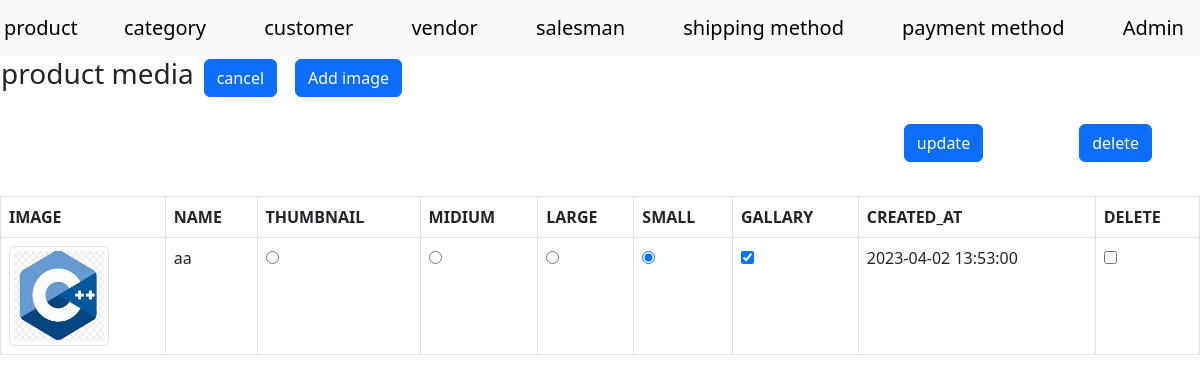
Screenshot of /index.php?a=grid&c=product_media&product_id=2264 with the database file from the repository.
### tables this page shows
CREATE TABLE `media` (
  `media_id` int(11) NOT NULL,
  `filename` varchar(255) NOT NULL,
  `created_at` datetime NOT NULL DEFAULT current_timestamp(),
  `updated_at` timestamp NULL DEFAULT NULL,
  `img` varchar(255) NOT NULL,
  `thumbnail` tinyint(4) DEFAULT 0,
  `base` tinyint(4) DEFAULT 0,
  `midium` tinyint(4) DEFAULT 0,
  `large` tinyint(4) DEFAULT 0,
  `small` tinyint(4) DEFAULT 0,
  `gallary` tinyint(4) DEFAULT 0,
  `product_id` int(11) NOT NULL
);

### Model/Core/View.php (called while the page is built, shortened)
<?php
class Model_Core_View
{
	protected $templete = null;
	protected $data = [];
	public function render()
	{
		require_once "View".DS.$this->getTemplete();
	}
    public function getTemplete()
    {
        return $this->templete;
    }
    public function setTemplete($templete)
    {
        $this->templete = $templete;
        return $this;
    }
    public function getData($key = null)
    {
        if(array_key_exists($key, $this->data))
        {
            return $this->data[$key];
        }
        return null;
    }
    public function setData($value)
    {
        $this->data = $value;
        return $this;
    }
    public function getModelUrl()
    {
        return Ccc::getModel('Core_url');
    }
}
 ?>

### Controller/Core/Action.php (called while the page is built, shortened)
<?php
class Controller_Core_Action
{
	protected $view = null;
	public function render()
	{
		$this->getView()->render();
	}
      public function getView()
    {
    	if ($this->view)
    	{
        return $this->view;
    	}
    	$view = Ccc::getModel('Core_View');
    	return $view;
    }
    public function setView($view)
    {
        $this->view = $view;
        return $this;
    }
}
?>

### Controller/Product/Media.php (called while the page is built, shortened)
<?php
class Controller_Product_Media extends Controller_Core_Action
{
	function gridAction()
	{
		$request = $this->getRequest();
		$productId=(int)$request->getParam('product_id');
		$sql ="SELECT * FROM `media` WHERE `product_id`= $productId ;";
		$modelProductMedia =Ccc::getModel('Product_Media_Row');
		$results =$modelProductMedia->fetchAll($sql);
		$this->render();
	}
}

### Controller/Core/Front.php (called while the page is built, shortened)
<?php
class Controller_Core_Front
{
	public function getRequest()
	{
		$request = new Model_Core_Request();
		return $request;
	}
	public function init()
	{
		$request = $this->getRequest();
		$action = $request->getActionName().'Action';
		$Controller = new $controllerClassName();
		$Controller->$action();
	}
}
?>

### index.php (called while the page is built, shortened)
<?php
class Ccc
{
	public static function init()
	{
		$front = new Controller_Core_Front();
		$front->init();
	}
	public static function getModel($className)
	{
		return new $className();
	}
}
Ccc::init();
?>

### Model/Core/Url.php (called while the page is built, shortened)
<?php
class Model_Core_Url
{
	public function getCurrentUrl()
	{
	return $_SERVER['REQUEST_SCHEME']."://".$_SERVER['HTTP_HOST'].$_SERVER['REQUEST_URI'];
	}
	public function getUrl($a=null,$c=null, array $perameters=null,$reset = false)
	{
		$request = new Model_Core_Request();
		$final = ['a'=>null,'c'=>null];
		if($reset == false)
		{
		$final = array_merge($final,$request->getParam());
		}
		$url = explode('?', $this->getCurrentUrl());
		($a == null) ? ($final['a'] =$request->getActionName()) : ($final['a'] = $a);
		($c == null) ? ($final['c'] =$request->getControllerName()) : ($final['c'] = $c);
		if($perameters != null)
		{
		$final = array_merge($final,$perameters);
		}
		return $url[0].'?'.http_build_query($final);
	}
}
?>

### Model/Core/Request.php (called while the page is built, shortened)
<?php
class Model_Core_Request
{
	public function getParam($key = null, $value = null)
	{
		if ($key == null)
		{
			return $_GET;
		}
		if(array_key_exists($key, $_GET))
		{
			return $_GET[$key];
		}
		return $value;
	}
}
?>

### Model/Core/Table/Row.php (called while the page is built, shortened)
<?php
class Model_Core_Table_Row
{
	protected $data = [];
    public function __get($key)
    {
        if (array_key_exists($key, $this->data)) {
            return $this->data[$key];
        }
        return null;
    }
    public function setData($data)
    {
        $this->data = $data;
        return $this;
    }
    public function fetchAll($sql)
    {
        $result = $this->getTable()->fetchAll($sql);
        return $result;
    }
    public function getTable()
    {
        $table = new $tableClass();
        return $table;
    }
}
?>

### Model/Core/Adapter.php (called while the page is built, shortened)
<?php
class Model_core_Adapter{
	public $serverName="localhost";
	public $userName="root";
	public $password="";
	public $databaseName ="project-krushal-vataliya-04-good";
  	public $connect = null;
	public function connect(){
      if($this->connect == null)
      {
		$this->connect = mysqli_connect($this->serverName, $this->userName, $this->password, $this->databaseName);
      }
      return $this->connect;
	  }
   public function fetchAll($query){
   	$result =$this->connect()->query($query);
   		return $result->fetch_all(MYSQLI_ASSOC);
   }
}
?>

### Model/Core/Table.php (called while the page is built, shortened)
<?php
class Model_Core_Table
{
	public function getAdapter()
	{
		$adapter = new Model_Core_Adapter();
		return $adapter;
	}
    public function fetchAll($query = null)
	{
		return $this->getAdapter()->fetchAll($query);
	}
}
?>

### View/product/media/grid.phtml (the view, shortened to what this page needs)
<?php
$request = $this->getRequest();
$media = $this->getData('media');
?>
<!DOCTYPE html>
<html>
  <head>
    <link rel="stylesheet" href="Model/Skin/css/style.css">
  </head>
  <body>
    <?php require_once "View/html/header.phtml" ?>
    <table>
      <tr>
        <td><h3>product media<h3></td>
        <td><a class="btn btn-primary mx-2" href="<?php echo $this->getModelUrl()->getUrl('grid','product'); ?>">cancel</a> </td>
        <td><a class="btn btn-primary mx-2" href="<?php echo $this->getModelUrl()->getUrl('add','product_media', ['product_id' => $request->getParam('product_id')]); ?>">Add image</a> </td>
      </tr>
    </table>
    <br>
    <table class="table table-bordered">
      <tr>
        <th> IMAGE</th>
        <th> NAME</th>
        <th> THUMBNAIL</th>
        <th> MIDIUM</th>
        <th> LARGE</th>
        <th> SMALL</th>
        <th> GALLARY</th>
        <th> CREATED_AT </th>
        <th> DELETE</th>
      </tr>
      <form action="<?php echo $this->getModelUrl()->getUrl('update','product_media',['product_id'=> $request->getParam('product_id')]); ?>" method="POST">
        <input class="btn btn-primary mx-5 float-end"  type="submit" name="button" value="delete">
        <input class="btn btn-primary float-end mx-5"  type="submit" name="button" value="update">
        <br>
        <br>
        <br>
        <?php if (!$media): ?>
        <td colspan="9" >data not found </td>
        <?php else:?>
        <?php foreach ($media as $result): ?>
        <tr>
          <td><img style="height: 100px;width: 100px;" class="img-thumbnail imgsize" src="View/product/media/image/<?php echo $result->img ?>"></td>
          <td><?php echo $result->filename ?></td>
          <td><input type="radio" value="<?php echo $result->media_id ?>" name="thumbnail" <?php if ($result->thumbnail){echo "checked";}?>></td>
          <td><input type="radio" value="<?php echo $result->media_id ?>" name="midium"<?php if ($result->midium){echo "checked";}?>></td>
          <td><input type="radio" value="<?php echo $result->media_id ?>" name="large" <?php if ($result->large){echo "checked";}?>></td>
          <td><input type="radio" value="<?php echo $result->media_id ?>" name="small" <?php if ($result->small){echo "checked";}?>></td>
          <td><input type="checkbox" value="<?php echo $result->media_id ?>" name="gallary[]" <?php if ($result->gallary){echo "checked";}?>></td>
          <td><?php echo $result->created_at ?></td>
          <td><input type="checkbox" value="<?php echo $result->media_id ?>" name="delete_image[]" ></td>
        </tr>
        <?php endforeach; ?>
        <?php endif;?>
      </table>
  </body>
</html>

### Model/Skin/css/style.css (style rules this page uses)
.imgsize { height: 100px; width: 100px; }

### rows the page displays
media: img (picture), filename "aa", small "☑", gallary "☑", created_at "2023-04-02 13:53:00"
